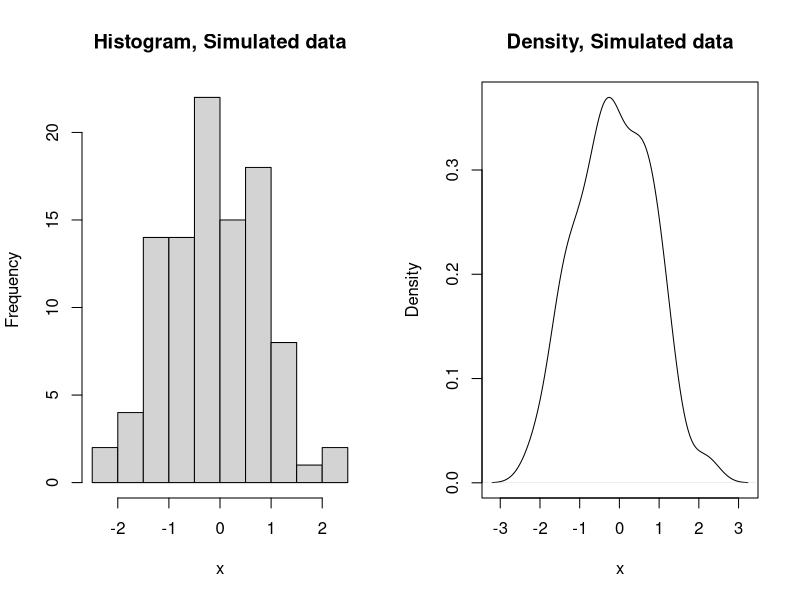
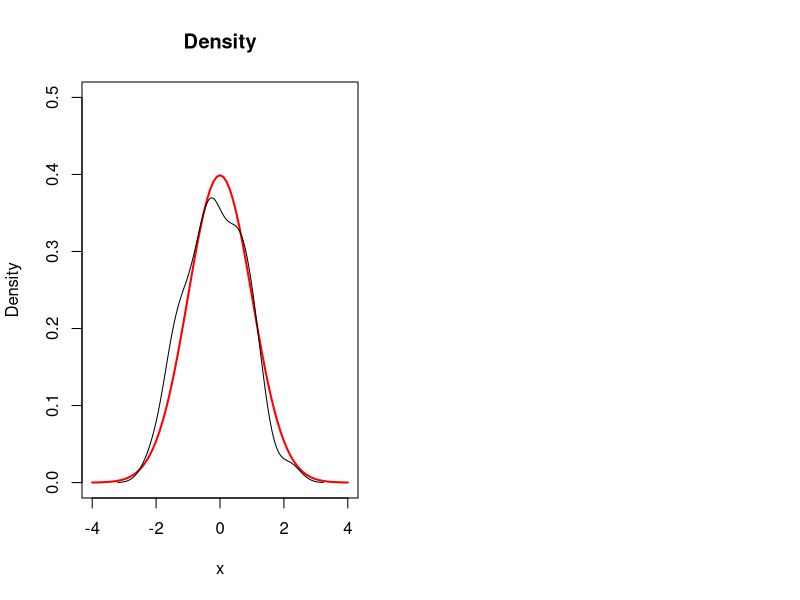
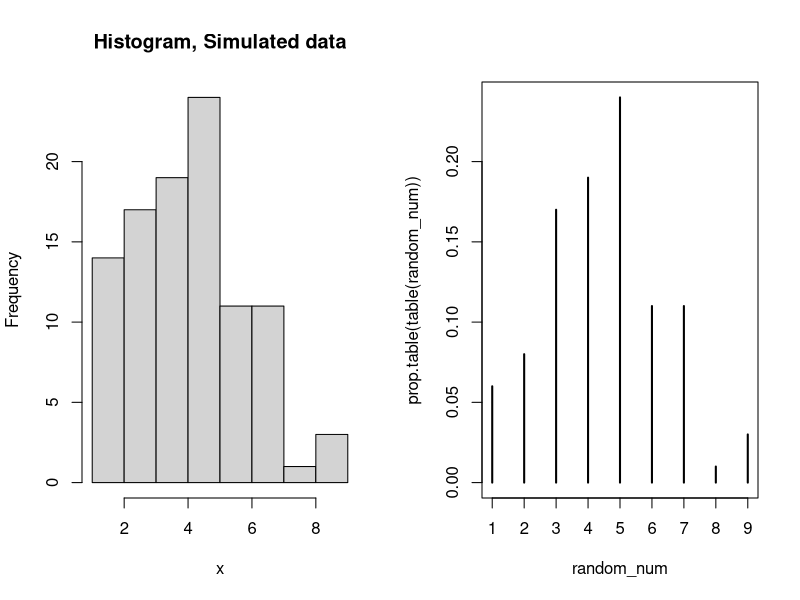
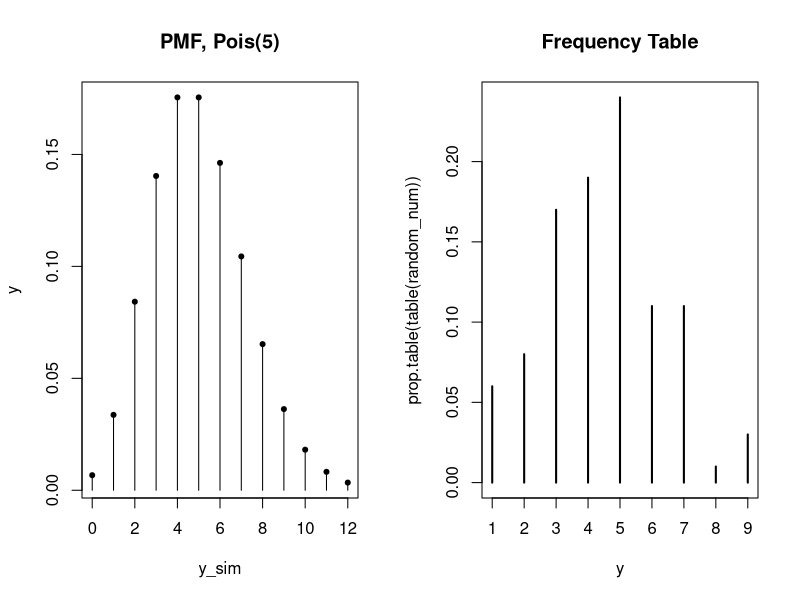

Source code (R) for these figures, in order:
## ---- chunk 1
set.seed(10)
random_num <- round(rnorm(100, 0, 1), 2)
cat(paste(random_num, collapse = ", "))
## ---- chunk 2
par(mfrow = c(1, 2)) # Plot two graphs side by side
hist(random_num, main = "Histogram, Simulated data", xlab = "x") # Plot histogram
plot(density(random_num), main = "Density, Simulated data", xlab = "x") # Plot density
## ---- chunk 3
# This is the PDF function that returns the density
normal_pdf <- function(x, mu, sigma){
  f <- 1 / (sqrt(2 * pi * sigma)) * exp(-(x - mu)^2 / 2 * sigma^2)
  return(f)
}
## ---- chunk 4
# Simulate theoretical density of Normal distribution with mean 0, variance 1
x_sim <- seq(-4, 4, 0.1)
density_sim <- sapply(x_sim, function(x) normal_pdf(x, 0, 1))
## ---- chunk 5
# Plot density of the random number with density of N(0, 1)
plot(x_sim, density_sim, "l", col = "red", lwd = 2, main = "Density", xlab = "x", ylab = "Density", ylim = c(0, 0.5))
  # "l": plot as line; col: set color; lwd set line width, main: set title of graph
lines(density(random_num))
## ---- chunk 6
set.seed(10)
random_num <- rpois(100, 5)
cat(paste(random_num, collapse = ", "))
## ---- chunk 7
par(mfrow = c(1, 2)) # Plot two graphs side by side
hist(random_num, main = "Histogram, Simulated data", xlab = "x") # Plot histogram
plot(prop.table(table(random_num))) # Proportion of each number
## ---- chunk 8
pois_pmf <- function(y, lambda){
  pmf <- (lambda^y * exp(-lambda)) / factorial(y)
  return(pmf)
}

y_sim <- 0:12
density_sim <- sapply(y_sim, function(y) pois_pmf(y, 5))
## ---- chunk 9
par(mfrow = c(1, 2))
# Plot probability mass function
plot(y_sim, density_sim, "h", ylab = "y", main = "PMF, Pois(5)")
points(y_sim, density_sim, pch = 20)
# Plot the observed data again
plot(prop.table(table(random_num)), xlab = "y", main = "Frequency Table")
## ---- chunk 10
# For normal distribution
rnorm(10, 0, 1) # Generate random numbers from a known distribution. number of random variables, mean, standard deviation
qnorm(0.5, 0, 1) # Given a cumulative density of a known distribution, get the value of the variable
pnorm(0, 0, 1) # Given a random variable x, know its cumulative probability
## ---- chunk 11
# A numeric vector
vec_num <- c(1, 2, 3)
vec_num

# A vector of strings
vec_string <- c("a", "b", "c")
vec_string

# Merge vectors
vec1 <- c(2, 3, 4)
vec2 <- c(5, 4, 2)
c(vec1, vec2)

# Check data structure, and type of data
typeof(vec_num)
typeof(vec_string)

# Check if it is numeric, if it is string
is.numeric(vec_num); is.character(vec_num)
is.numeric(vec_string); is.character(vec_string)

# Coersion into type
vec_coerce <- c("1", "3", "7") # make a vector of characters
typeof(vec_coerce) # check type
as.numeric(vec_coerce) # coerce into numeric

# Check length of vector
length(vec_num)

# Summarize vector
summary(vec_num)
summary(vec_string)
